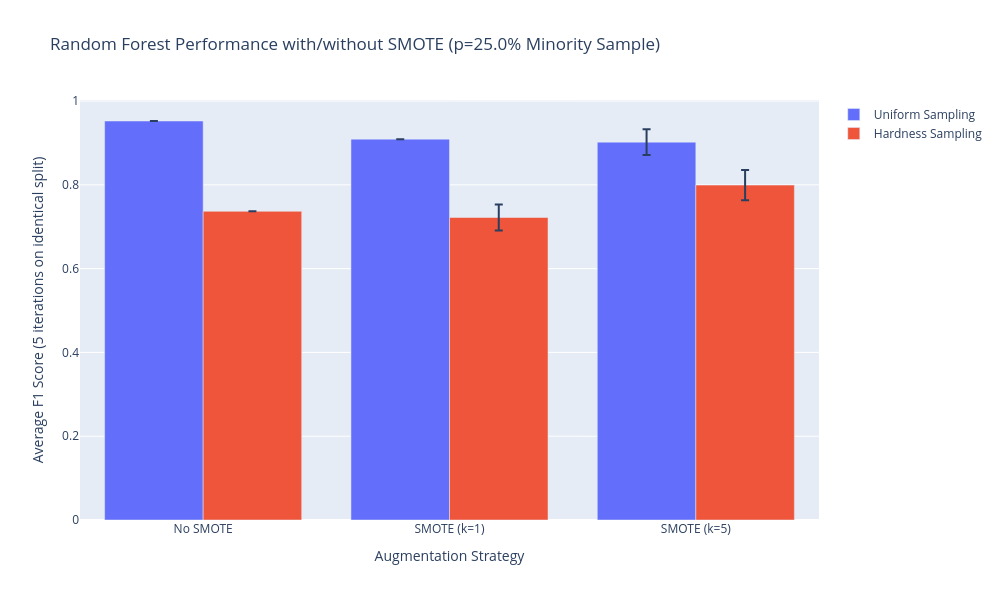

Notebook source saved alongside this figure:
### Markdown cell above
## 2. Data Augmentation

For data augmentation we take random index for minority classes two ways, uniformly and randomly top p index which are hard to predict. To get top p index which are hardest to predict we perform logistic regression on the entire dataset.

### Code cell
bayes_opt_rf_params = joblib.load("top_params_bayes_opt.pkl")
p = 0.25

# Get the indices for majority and minority classes in training set!
majority_index = y[y == 0].index
minority_index = y[y == 1].index

# A) Uniformly at random
# uniformly get p% indices from the entire dataset!
uniform_minority_index = y[y == 1].sample(frac=p).index

# B) Based on hardness
# Scaling before logistic regression for converegence and better estimates
scaler = StandardScaler()
X_scaled = scaler.fit_transform(X)
logit_model = LogisticRegression(max_iter=1000, random_state=RANDOM_STATE)
logit_model.fit(X_scaled, y)
# https://stackoverflow.com/questions/54875765/sklearn-return-top-3-classes-from-logistic-regression
# Get the probabilities estimates for the all samples
logit_probability_estimates = logit_model.predict_proba(X_scaled)
logit_minority_probability_estimates = logit_probability_estimates[y == 1][:, 1]
# Sort minority class by probability ascending (lowest first = hardest to classify)
hard_minority_idx = minority_index[np.argsort(logit_minority_probability_estimates)]
hard_minority_asc_p_index = hard_minority_idx[:int(len(hard_minority_idx) * p)]

def evaluate_smote(min_idx, k_neighbors=None):
    """Evaluates Random Forest with/without SMOTE over 5 iterations on a single split structure."""
    f1_scores = []
    # We combine the majority class with the selected minority class to create the training subset.
    combined_idx = list(majority_index) + list(min_idx)
    X_subset = X_scaled[combined_idx]
    y_subset = y[combined_idx]
    
    # We split the subset into train and test sets
    X_train, X_test, y_train, y_test = train_test_split(X_subset, y_subset, test_size=0.2, random_state=RANDOM_STATE, stratify=y_subset)

    for i in range(5):
        
        if k_neighbors is not None:
            # We do not fix random state for smote so that we can capture the variance.
            smote = SMOTE(k_neighbors=k_neighbors, random_state=None)
            X_train_augmented, y_train_augmented = smote.fit_resample(X_train, y_train)
        else:
            X_train_augmented, y_train_augmented = X_train, y_train
        # Using the best set of parameters from bayes optimization done in previous step.
        random_forest_model = RandomForestClassifier(**bayes_opt_rf_params, random_state=RANDOM_STATE)
        random_forest_model.fit(X_train_augmented, y_train_augmented)
        
        y_pred = random_forest_model.predict(X_test)
        f1_scores.append(f1_score(y_test, y_pred))
        
    return np.mean(f1_scores),np.std(f1_scores)

uniform_no_smote_f1, uniform_no_smote_std = evaluate_smote(uniform_minority_index, k_neighbors=None)
uniform_k1_smote_f1, uniform_k1_smote_std = evaluate_smote(uniform_minority_index, k_neighbors=1)
uniform_k5_smote_f1, uniform_k5_smote_std = evaluate_smote(uniform_minority_index, k_neighbors=5)

hard_no_smote_f1, hard_no_smote_std = evaluate_smote(hard_minority_asc_p_index, k_neighbors=None)
hard_k1_smote_f1, hard_k1_smote_std = evaluate_smote(hard_minority_asc_p_index, k_neighbors=1)
hard_k5_smote_f1, hard_k5_smote_std = evaluate_smote(hard_minority_asc_p_index, k_neighbors=5)

print('---')
print(f'Uniform Sampling - No SMOTE: F1 Score: {uniform_no_smote_f1:.4f} +/- {uniform_no_smote_std:.4f}')
print(f'Uniform Sampling - SMOTE (k=1): F1 Score: {uniform_k1_smote_f1:.4f} +/- {uniform_k1_smote_std:.4f}')
print(f'Uniform Sampling - SMOTE (k=5): F1 Score: {uniform_k5_smote_f1:.4f} +/- {uniform_k5_smote_std:.4f}')
print(f'Hardness Sampling - No SMOTE: F1 Score: {hard_no_smote_f1:.4f} +/- {hard_no_smote_std:.4f}')
print(f'Hardness Sampling - SMOTE (k=1): F1 Score: {hard_k1_smote_f1:.4f} +/- {hard_k1_smote_std:.4f}')
print(f'Hardness Sampling - SMOTE (k=5): F1 Score: {hard_k5_smote_f1:.4f} +/- {hard_k5_smote_std:.4f}')
print('---')

#Plotly bar charts with error bars
fig = go.Figure()
fig.add_trace(go.Bar(
name='Uniform Sampling',
x=['No SMOTE', 'SMOTE (k=1)', 'SMOTE (k=5)'], y=[uniform_no_smote_f1, uniform_k1_smote_f1, uniform_k5_smote_f1],
error_y=dict(type='data', array=[uniform_no_smote_std, uniform_k1_smote_std, uniform_k5_smote_std])
))
fig.add_trace(go.Bar(
        name='Hardness Sampling',
        x=['No SMOTE', 'SMOTE (k=1)', 'SMOTE (k=5)'], y=[hard_no_smote_f1, hard_k1_smote_f1, hard_k5_smote_f1],
        error_y=dict(type='data', array=[hard_no_smote_std, hard_k1_smote_std, hard_k5_smote_std])
    ))
fig.update_layout(barmode='group',title=f'Random Forest Performance with/without SMOTE (p={p*100}% Minority Sample)',
        xaxis_title='Augmentation Strategy',
        yaxis_title='Average F1 Score (5 iterations on identical split)',
        width=1000, 
        height=600)
fig.show()

### Figure 1 — Plotly figure (JSON) as saved in the notebook; plotly's stock layout.template omitted (floating-point values rounded to 4 significant figures)
{"data": [{"error_y": {"array": [0, 1.11e-16, 0.0308], "type": "data"}, "name": "Uniform Sampling", "type": "bar", "x": ["No SMOTE", "SMOTE (k=1)", "SMOTE (k=5)"], "y": [0.9524, 0.9091, 0.9019]}, {"error_y": {"array": [0, 0.03078, 0.03606], "type": "data"}, "name": "Hardness Sampling", "type": "bar", "x": ["No SMOTE", "SMOTE (k=1)", "SMOTE (k=5)"], "y": [0.7368, 0.7221, 0.7994]}], "layout": {"barmode": "group", "height": 600, "title": {"text": "Random Forest Performance with/without SMOTE (p=25.0% Minority Sample)"}, "width": 1000, "xaxis": {"title": {"text": "Augmentation Strategy"}}, "yaxis": {"title": {"text": "Average F1 Score (5 iterations on identical split)"}}}}
